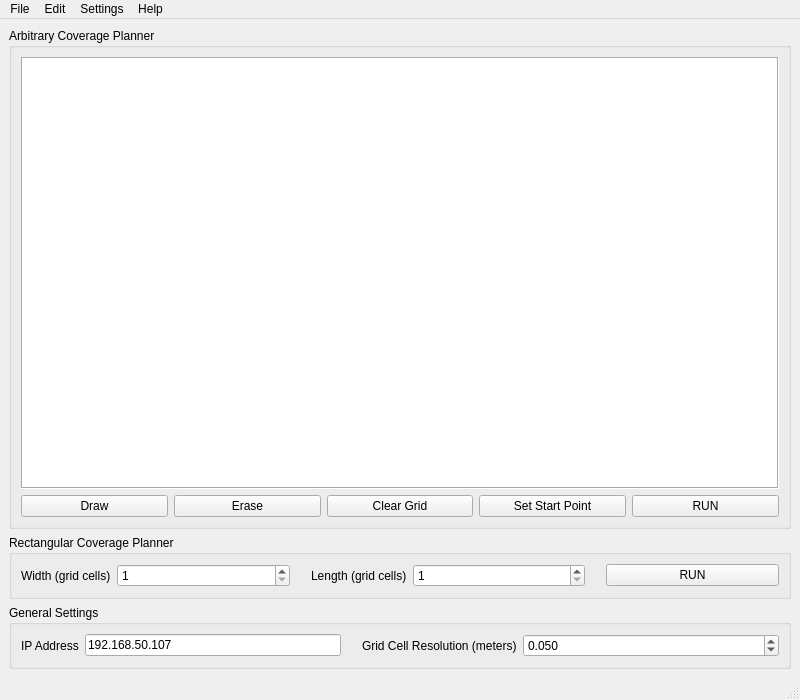
<?xml version="1.0" encoding="UTF-8"?>
<ui version="4.0">
 <class>MainWindow</class>
 <widget class="QMainWindow" name="MainWindow">
  <property name="geometry">
   <rect>
    <x>0</x>
    <y>0</y>
    <width>800</width>
    <height>700</height>
   </rect>
  </property>
  <property name="windowTitle">
   <string>OmniGPR Control</string>
  </property>
  <widget class="QWidget" name="centralwidget">
   <layout class="QVBoxLayout" name="verticalLayout_2">
    <item>
     <widget class="QGroupBox" name="groupBox">
      <property name="title">
       <string>Arbitrary Coverage Planner</string>
      </property>
      <layout class="QVBoxLayout" name="verticalLayout">
       <item>
        <widget class="GridFrame" name="gridFrame">
         <property name="sizePolicy">
          <sizepolicy hsizetype="Expanding" vsizetype="Expanding">
           <horstretch>0</horstretch>
           <verstretch>0</verstretch>
          </sizepolicy>
         </property>
         <property name="autoFillBackground">
          <bool>false</bool>
         </property>
         <property name="styleSheet">
          <string notr="true">background-color: white;</string>
         </property>
         <property name="frameShape">
          <enum>QFrame::Box</enum>
         </property>
         <property name="frameShadow">
          <enum>QFrame::Sunken</enum>
         </property>
        </widget>
       </item>
       <item>
        <layout class="QHBoxLayout" name="horizontalLayout">
         <item>
          <widget class="QPushButton" name="btnDraw">
           <property name="text">
            <string>Draw</string>
           </property>
          </widget>
         </item>
         <item>
          <widget class="QPushButton" name="btnErase">
           <property name="text">
            <string>Erase</string>
           </property>
          </widget>
         </item>
         <item>
          <widget class="QPushButton" name="btnClearGrid">
           <property name="text">
            <string>Clear Grid</string>
           </property>
          </widget>
         </item>
         <item>
          <widget class="QPushButton" name="btnSetStart">
           <property name="text">
            <string>Set Start Point</string>
           </property>
          </widget>
         </item>
         <item>
          <widget class="QPushButton" name="btnCalculatePath">
           <property name="text">
            <string>RUN</string>
           </property>
          </widget>
         </item>
        </layout>
       </item>
      </layout>
     </widget>
    </item>
    <item>
     <widget class="QGroupBox" name="groupBox_2">
      <property name="title">
       <string>Rectangular Coverage Planner</string>
      </property>
      <layout class="QHBoxLayout" name="horizontalLayout_3">
       <item>
        <widget class="QLabel" name="label">
         <property name="sizePolicy">
          <sizepolicy hsizetype="Fixed" vsizetype="Preferred">
           <horstretch>0</horstretch>
           <verstretch>0</verstretch>
          </sizepolicy>
         </property>
         <property name="text">
          <string>Width (grid cells)</string>
         </property>
        </widget>
       </item>
       <item>
        <widget class="QSpinBox" name="sbWidth">
         <property name="minimum">
          <number>1</number>
         </property>
         <property name="maximum">
          <number>999</number>
         </property>
         <property name="value">
          <number>1</number>
         </property>
        </widget>
       </item>
       <item>
        <spacer name="horizontalSpacer">
         <property name="orientation">
          <enum>Qt::Horizontal</enum>
         </property>
         <property name="sizeType">
          <enum>QSizePolicy::Fixed</enum>
         </property>
         <property name="sizeHint" stdset="0">
          <size>
           <width>15</width>
           <height>5</height>
          </size>
         </property>
        </spacer>
       </item>
       <item>
        <widget class="QLabel" name="label_2">
         <property name="sizePolicy">
          <sizepolicy hsizetype="Fixed" vsizetype="Preferred">
           <horstretch>0</horstretch>
           <verstretch>0</verstretch>
          </sizepolicy>
         </property>
         <property name="text">
          <string>Length (grid cells)</string>
         </property>
        </widget>
       </item>
       <item>
        <widget class="QSpinBox" name="sbLength">
         <property name="minimum">
          <number>1</number>
         </property>
         <property name="maximum">
          <number>999</number>
         </property>
         <property name="value">
          <number>1</number>
         </property>
        </widget>
       </item>
       <item>
        <spacer name="horizontalSpacer_3">
         <property name="orientation">
          <enum>Qt::Horizontal</enum>
         </property>
         <property name="sizeType">
          <enum>QSizePolicy::Fixed</enum>
         </property>
         <property name="sizeHint" stdset="0">
          <size>
           <width>15</width>
           <height>0</height>
          </size>
         </property>
        </spacer>
       </item>
       <item>
        <widget class="QPushButton" name="btnRectPath">
         <property name="text">
          <string>RUN</string>
         </property>
        </widget>
       </item>
      </layout>
     </widget>
    </item>
    <item>
     <widget class="QGroupBox" name="groupBox_3">
      <property name="title">
       <string>General Settings</string>
      </property>
      <layout class="QHBoxLayout" name="horizontalLayout_5">
       <item>
        <widget class="QLabel" name="label_4">
         <property name="sizePolicy">
          <sizepolicy hsizetype="Fixed" vsizetype="Preferred">
           <horstretch>0</horstretch>
           <verstretch>0</verstretch>
          </sizepolicy>
         </property>
         <property name="text">
          <string>IP Address</string>
         </property>
        </widget>
       </item>
       <item>
        <widget class="QLineEdit" name="txtIPAddress">
         <property name="sizePolicy">
          <sizepolicy hsizetype="Preferred" vsizetype="Fixed">
           <horstretch>0</horstretch>
           <verstretch>0</verstretch>
          </sizepolicy>
         </property>
         <property name="text">
          <string>192.168.50.107</string>
         </property>
        </widget>
       </item>
       <item>
        <spacer name="horizontalSpacer_2">
         <property name="orientation">
          <enum>Qt::Horizontal</enum>
         </property>
         <property name="sizeType">
          <enum>QSizePolicy::Fixed</enum>
         </property>
         <property name="sizeHint" stdset="0">
          <size>
           <width>15</width>
           <height>5</height>
          </size>
         </property>
        </spacer>
       </item>
       <item>
        <widget class="QLabel" name="label_3">
         <property name="sizePolicy">
          <sizepolicy hsizetype="Fixed" vsizetype="Preferred">
           <horstretch>0</horstretch>
           <verstretch>0</verstretch>
          </sizepolicy>
         </property>
         <property name="text">
          <string>Grid Cell Resolution (meters)</string>
         </property>
        </widget>
       </item>
       <item>
        <widget class="QDoubleSpinBox" name="sbCellResolution">
         <property name="decimals">
          <number>3</number>
         </property>
         <property name="singleStep">
          <double>0.005000000000000</double>
         </property>
         <property name="value">
          <double>0.050000000000000</double>
         </property>
        </widget>
       </item>
      </layout>
     </widget>
    </item>
   </layout>
  </widget>
  <widget class="QMenuBar" name="menubar">
   <property name="geometry">
    <rect>
     <x>0</x>
     <y>0</y>
     <width>800</width>
     <height>26</height>
    </rect>
   </property>
   <widget class="QMenu" name="menuFile">
    <property name="title">
     <string>File</string>
    </property>
    <widget class="QMenu" name="menuRecent">
     <property name="title">
      <string>Recent</string>
     </property>
     <addaction name="actiontest_path"/>
    </widget>
    <addaction name="actionNew"/>
    <addaction name="actionOpen"/>
    <addaction name="menuRecent"/>
    <addaction name="separator"/>
    <addaction name="actionSave"/>
    <addaction name="actionSave_as"/>
    <addaction name="separator"/>
    <addaction name="actionQuit"/>
   </widget>
   <widget class="QMenu" name="menuEdit">
    <property name="title">
     <string>Edit</string>
    </property>
    <addaction name="actionDraw"/>
    <addaction name="actionErase"/>
    <addaction name="actionSet_Start_Point"/>
   </widget>
   <widget class="QMenu" name="menuSetting">
    <property name="title">
     <string>Settings</string>
    </property>
    <addaction name="actionPrefrences"/>
   </widget>
   <widget class="QMenu" name="menuHelp">
    <property name="title">
     <string>Help</string>
    </property>
    <addaction name="actionAbout"/>
   </widget>
   <addaction name="menuFile"/>
   <addaction name="menuEdit"/>
   <addaction name="menuSetting"/>
   <addaction name="menuHelp"/>
  </widget>
  <widget class="QStatusBar" name="statusbar">
   <property name="enabled">
    <bool>true</bool>
   </property>
  </widget>
  <action name="actionNew">
   <property name="text">
    <string>New...</string>
   </property>
  </action>
  <action name="actionOpen">
   <property name="text">
    <string>Open...</string>
   </property>
  </action>
  <action name="actionSave">
   <property name="text">
    <string>Save</string>
   </property>
  </action>
  <action name="actionSave_as">
   <property name="text">
    <string>Save As...</string>
   </property>
  </action>
  <action name="actionPrefrences">
   <property name="text">
    <string>Preferences...</string>
   </property>
  </action>
  <action name="actionDraw">
   <property name="text">
    <string>Draw</string>
   </property>
  </action>
  <action name="actionSet_Start_Point">
   <property name="text">
    <string>Set Start Point</string>
   </property>
  </action>
  <action name="actionErase">
   <property name="text">
    <string>Erase</string>
   </property>
  </action>
  <action name="actionPan">
   <property name="text">
    <string>Pan</string>
   </property>
  </action>
  <action name="actionQuit">
   <property name="text">
    <string>Quit</string>
   </property>
  </action>
  <action name="actionAbout">
   <property name="text">
    <string>About</string>
   </property>
  </action>
  <action name="actiontest_path">
   <property name="text">
    <string>test.path</string>
   </property>
  </action>
 </widget>
 <customwidgets>
  <customwidget>
   <class>GridFrame</class>
   <extends>QFrame</extends>
   <header>grid_frame</header>
   <container>1</container>
  </customwidget>
 </customwidgets>
 <resources/>
 <connections/>
</ui>
